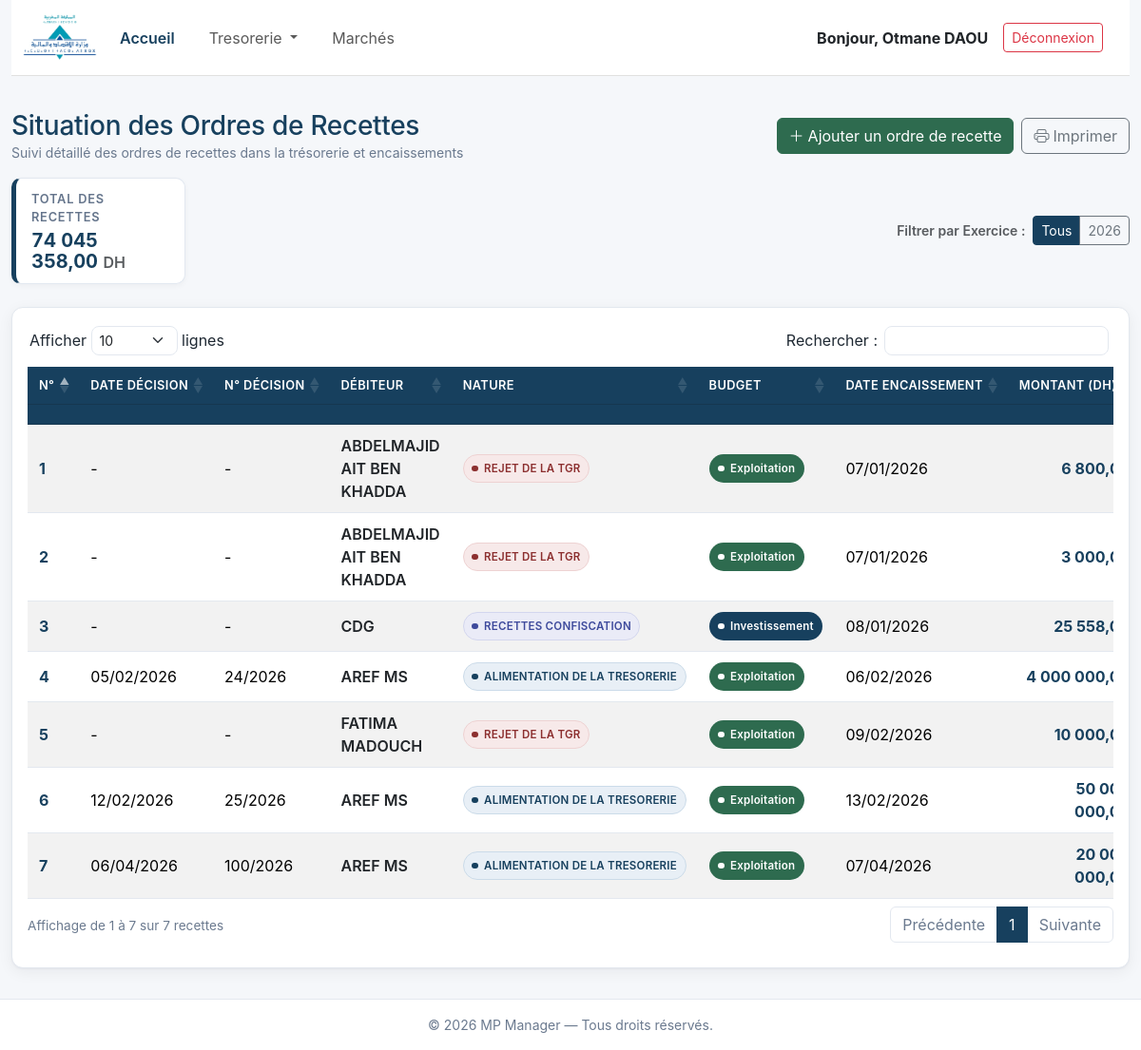
Page /TR/tresorerie/situation-recettes/ (signed in) on the committed database.
### tresorerie/models.py (models this page shows, shortened)
class OrdreRecette(HorodatageMixin):
    class Nature(models.TextChoices):
        ALIMENTATION = "ALIMENTATION DE LA TRESORERIE", "Alimentation de la trésorerie"
        CONFISCATION = "RECETTES CONFISCATION", "Recettes confiscation"
        PENALITES = "PENALITES DE RETARD", "Pénalités de retard"
        REJET_TGR = "REJET DE LA TGR", "Rejet de la TGR"
    class TypeBudget(models.TextChoices):
        EXPLOITATION = "EXPLOITATION", "Exploitation"
        INVESTISSEMENT = "INVESTISSEMENT", "Investissement"
    class Etat(models.TextChoices):
        NON_ETABLI = "NON ETABLI", "Non établi"
        ETABLI = "ETABLI", "Établi"
    exercice = models.PositiveSmallIntegerField(
        verbose_name="Exercice budgétaire",
        help_text="Année de l'exercice (ex: 2026)",
    )
    num_ordre = models.PositiveIntegerField(
        verbose_name="N° d'ordre de recette",
    )
    date_decision = models.DateField(
        null=True,
        blank=True,
        verbose_name="Date de décision",
    )
    num_decision = models.CharField(
        max_length=100,
        blank=True,
        verbose_name="N° de décision",
    )
    debiteur = models.CharField(
        max_length=255,
        verbose_name="Débiteur",
    )
    nature = models.CharField(
        max_length=50,
        choices=Nature.choices,
        verbose_name="Nature",
    )
    budget = models.CharField(
        max_length=20,
        choices=TypeBudget.choices,
        verbose_name="Budget",
    )
    date_encaissement = models.DateField(
        null=True,
        blank=True,
        verbose_name="Date d'encaissement",
    )
    montant = models.DecimalField(
        max_digits=14,
        decimal_places=2,
        verbose_name="Montant (DH)",
    )
    etat = models.CharField(
        max_length=20,
        choices=Etat.choices,
        default=Etat.NON_ETABLI,
        verbose_name="État",
    )
    observation = models.TextField(
        blank=True,
        verbose_name="Observation / Notes",
    )
    class Meta:
        verbose_name = "Ordre de Recette"
        verbose_name_plural = "Ordres de Recette"
        ordering = ["-exercice", "num_ordre"]
        indexes = [
            models.Index(fields=["exercice", "num_ordre"]),
        ]

### tresorerie/views.py (the view, shortened to what this page needs)
class SituationRecettesView(TemplateView):
    template_name = "tr_tableau/situation_recettes.html"
    def get_context_data(self, **kwargs):
        context = super().get_context_data(**kwargs)
        exercice_param = self.request.GET.get("exercice")
        recettes_qs = OrdreRecette.objects.all()
        exercices_disponibles = set(
            list(OrdreRecette.objects.values_list("exercice", flat=True).distinct())
        )
        exercice_actuel = None
        if exercice_param:
            try:
                exercice_actuel = int(exercice_param)
                recettes_qs = recettes_qs.filter(exercice=exercice_actuel)
            except ValueError:
                pass
        total_recettes = (
            recettes_qs.aggregate(
                total=Coalesce(Sum("montant"), Decimal("0.00"))
            )["total"]
        )
        context.update({
            "recettes_list": recettes_qs,
            "total_recettes": total_recettes,
            "exercices_disponibles": exercices_disponibles,
            "exercice_actuel": exercice_actuel,
            "recette_form": OrdreRecetteForm(),
        })
        return context

### tresorerie/templatetags/ui_extras.py (called while the page is built)
@register.filter
def budget_badge(value):
    return _BUDGET_BADGES.get(value or "", _DEFAULT_BADGE)

@register.filter
def nature_badge(value):
    return _NATURE_BADGES.get(value or "", _DEFAULT_BADGE)

@register.filter
def etat_recette_badge(value):
    return _ETAT_RECETTE_BADGES.get(value or "", _DEFAULT_BADGE)

@register.filter
def format_montant(value):
    if value is None or value == "":
        return "-"
    try:
        val = float(value)
        if val == 0:
            return "0,00"
        return f"{val:,.2f}".replace(",", " ").replace(".", ",")
    except (ValueError, TypeError):
        return value

### templates/tr_tableau/situation_recettes.html (shortened to what this page needs)
{% extends "base.html" %}
{% load static %}
{% load ui_extras %}
{% load l10n %}
{% block extra_css %}
<link rel="stylesheet" type="text/css" href="https://cdn.datatables.net/1.13.6/css/dataTables.bootstrap5.min.css">
{% endblock %}
{% block content %}
    <div class="d-flex justify-content-between align-items-center flex-wrap gap-2 mb-3">
        <div>
            <h1 class="h3 mb-0 text-mp-blue">Situation des Ordres de Recettes</h1>
            <p class="text-muted-soft small mb-0">Suivi détaillé des ordres de recettes dans la trésorerie et encaissements</p>
        </div>
        <div class="d-flex align-items-center gap-2 flex-wrap">
            <button type="button" class="btn btn-matte-success" onclick="openAddRecetteModal()">
                <i class="bi bi-plus-lg me-1"></i>Ajouter un ordre de recette
            </button>
            <button type="button" class="btn btn-outline-secondary" onclick="window.print()">
                <i class="bi bi-printer me-1"></i>Imprimer
            </button>
        </div>
    </div>
    <div class="row g-3 align-items-center mb-4">
        <div class="col-md-3 col-lg-2">
            <div class="recette-kpi-card d-flex align-items-center justify-content-between">
                <div>
                    <div class="recette-kpi-label mb-1">
                        Total des recettes {% if exercice_actuel %}(Exercice {{ exercice_actuel }}){% endif %}
                    </div>
                    <div class="recette-kpi-amount">
                        {{ total_recettes|format_montant }} <span class="fs-6 fw-semibold text-muted">DH</span>
                    </div>
                </div>
            </div>
        </div>
        <div class="col-md-9 col-lg-10 d-flex justify-content-md-end align-items-center gap-2 flex-wrap">
            <span class="small fw-semibold text-muted">Filtrer par Exercice :</span>
            <div class="btn-group btn-group-sm" role="group" aria-label="Filtre exercice">
                <a href="{% url 'situation_recettes' %}" class="btn {% if not exercice_actuel %}btn-matte-primary{% else %}btn-outline-secondary{% endif %}">
                    Tous
                </a>
                {% for ex in exercices_disponibles %}
                <a href="?exercice={{ ex }}" class="btn {% if exercice_actuel == ex %}btn-matte-primary{% else %}btn-outline-secondary{% endif %}">
                    {{ ex }}
                </a>
                {% endfor %}
            </div>
        </div>
    </div>
    <div class="table-card">
        <div class="table-responsive">
            <table id="recettesTable" class="table table-striped table-hover align-middle">
                <thead>
                    <tr>
                        <th style="width: 60px;">N°</th>
                        <th>Date Décision</th>
                        <th>N° Décision</th>
                        <th>Débiteur</th>
                        <th>Nature</th>
                        <th>Budget</th>
                        <th>Date Encaissement</th>
                        <th class="text-end">Montant (DH)</th>
                    </tr>
                    <tr class="filters">
                        <th data-placeholder="N°"></th>
                        <th data-placeholder="Date"></th>
                        <th data-placeholder="N° Décision"></th>
                        <th data-placeholder="Débiteur"></th>
                        <th data-placeholder="Nature"></th>
                        <th data-placeholder="Budget"></th>
                        <th data-placeholder="Encaissement"></th>
                        <th data-placeholder="Montant"></th>
                    </tr>
                </thead>
                <tbody>
                    {% for recette in recettes_list %}
                    <tr>
                        <td class="fw-bold text-mp-blue">{{ recette.num_ordre }}</td>
                        <td>{{ recette.date_decision|date:"d/m/Y"|default:"-" }}</td>
                        <td>{{ recette.num_decision|default:"-" }}</td>
                        <td class="fw-semibold text-dark">{{ recette.debiteur }}</td>
                        <td>
                            <span class="badge-matte {{ recette.nature|nature_badge }}" title="{{ recette.nature }}">
                                {{ recette.nature }}
                            </span>
                        </td>
                        <td>
                            <span class="badge-matte {{ recette.budget|budget_badge }}" title="{{ recette.get_budget_display }}">
                                {{ recette.get_budget_display }}
                            </span>
                        </td>
                        <td>{{ recette.date_encaissement|date:"d/m/Y"|default:"-" }}</td>
                        <td class="text-end fw-bold text-mp-blue">
                            {{ recette.montant|format_montant }}
                        </td>
                    </tr>
                    {% empty %}
                    <tr>
                        <td colspan="10" class="text-center text-muted-soft py-4">
                            <i class="bi bi-inbox me-1"></i>Aucun ordre de recette enregistré pour le moment.
                        </td>
                    </tr>
                    {% endfor %}
                </tbody>
            </table>
        </div>
    </div>
{% endblock %}

### templates/base.html (shortened to what this page needs)
{% load django_bootstrap5 %}
{% load static %}
<!DOCTYPE html>
<html lang="fr">
<head>
    {% bootstrap_css %}
    <link rel="stylesheet" href="https://cdn.jsdelivr.net/npm/bootstrap-icons@1.13.1/font/bootstrap-icons.min.css">
    <link rel="stylesheet" href="{% static 'CSS/style.css' %}">
    {% block extra_css %}{% endblock %}
</head>
<body class="d-flex flex-column min-vh-100">
    {% include 'parts/navbar.html' %}
    <main class="flex-grow-1 container-fluid py-3">
        {% block content %}
        {% endblock %}
    </main>
    {% include 'parts/footer.html' %}
</body>
</html>

### templates/parts/navbar.html (shortened to what this page needs)
{% load static %}
<div class="container-fluid">
<nav class="navbar navbar-expand-lg navbar-light" style="margin-bottom: 20px; height: 80px; background-color: #ffffff; border-bottom: 1px solid #e0e0e0; padding: 0;">
  <div class="container-fluid">
    <a class="navbar-brand me-3" href="{% url 'index' %}">
      <img src="{% static 'IMAGE/fin_logo.png' %}" alt="Logo" height="78px" style="width: auto;">
    </a>
    <div class="collapse navbar-collapse" id="navbarNavDropdown">
      <ul class="navbar-nav me-auto">
        {% if user.is_authenticated %}
          <li class="nav-item">
            <a class="nav-link active" aria-current="page" href="{% url 'index' %}">Accueil</a>
          </li>
          <li class="nav-item dropdown">
            <a class="nav-link dropdown-toggle" href="" id="navbarDropdownMenuLink" role="button" data-bs-toggle="dropdown" aria-expanded="false">
              Tresorerie
            </a>
          </li>
          <li class="nav-item">
            <a class="nav-link" href="{% url 'tableau_marche' %}">Marchés</a>
          </li>
        {% endif %}
      </ul>
      {% if user.is_authenticated %}
      <div class="d-flex align-items-center ms-auto gap-3 pe-3">
          <span class="navbar-text text-dark fw-bold mb-0">
              Bonjour, {{ user.first_name|title }} {{ user.last_name|upper }}
          </span>
          <form method="post" action="{% url 'logout' %}" class="m-0">
              <button type="submit" class="btn btn-outline-danger btn-sm">
                  Déconnexion
              </button>
          </form>
      </div>
      {% endif %}
    </div>
  </div>
</nav>
</div>

### templates/parts/footer.html
<footer class="app-footer mt-auto py-3 text-center">
    <div class="container-fluid">
        <p class="mb-0 small">&copy; 2026 MP Manager &mdash; Tous droits réservés.</p>
    </div>
</footer>

### MP_Manager/static/CSS/style.css (style rules this page uses)
:root { --mp-blue: #17405E; --mp-blue-600: #1E5A82; --mp-blue-dark: #123449; --mp-green: #2E6B4F; --mp-green-600: #3B7D5C; --mp-green-dark: #24543E; --mp-teal: #2A6F73; --mp-slate: #4A5568; --mp-bg: #F5F7FA; --mp-border: #E3E8EF; --mp-text: #1F2933; --mp-muted: #6B7A8F; }
body { font-family: "Inter", system-ui, -apple-system, "Segoe UI", Roboto, Arial, sans-serif; background-color: var(--mp-bg); color: var(--mp-text); }
h1, h2, h3, h4, h5 { letter-spacing: -0.01em; }
.text-mp-blue { color: var(--mp-blue) !important; }
.text-muted-soft { color: var(--mp-muted) !important; }
.navbar .nav-link.active { color: var(--mp-blue); font-weight: 600; }
nav { background-color: #333; color: #fff; padding: 10px; }
nav ul { list-style-type: none; margin: 0; padding: 0; display: flex; }
nav ul li { margin-right: 20px; }
nav ul li a { color: #fff; text-decoration: none; }
.app-footer { flex-shrink: 0; background-color: #ffffff; border-top: 1px solid var(--mp-border); color: var(--mp-muted); }
.table-card { background-color: #ffffff; border: 1px solid var(--mp-border); border-radius: 0.75rem; box-shadow: 0 1px 2px rgba(16, 24, 40, 0.04), 0 4px 16px rgba(16, 24, 40, 0.06); padding: 1rem; margin-bottom: 1rem; overflow: hidden; }
.table { width: 100%; border-collapse: collapse; margin-bottom: 0.75rem; background-color: #ffffff; }
.table th, .table td { padding: 10px 12px; text-align: left; border-color: var(--mp-border); }
.table thead th { background-color: var(--mp-blue); color: #ffffff; font-weight: 600; font-size: 0.8rem; text-transform: uppercase; letter-spacing: 0.03em; border-color: #16374f; white-space: nowrap; }
.table tbody tr:nth-child(even) { background-color: #f8f9fa; }
.btn-matte-primary { background-color: var(--mp-blue); border-color: var(--mp-blue); color: #ffffff; }
.btn-matte-success { background-color: var(--mp-green); border-color: var(--mp-green); color: #ffffff; }
.badge-matte { display: inline-flex; align-items: center; font-weight: 600; font-size: 0.72rem; letter-spacing: 0.02em; padding: 0.45em 0.75em; border-radius: 50rem; border: 1px solid transparent; white-space: nowrap; }
.badge-matte::before { content: ""; flex: 0 0 auto; width: 0.4rem; height: 0.4rem; margin-right: 0.4rem; border-radius: 50%; background-color: currentColor; }
.badge-matte-blue { background-color: #E8EFF6; color: #17405E; border-color: #CBDBE9; }
.badge-matte-indigo { background-color: #EAEBF7; color: #3E4A9C; border-color: #D3D6EE; }
.badge-matte-red { background-color: #F7E9E9; color: #8C2F2F; border-color: #EED2D2; }
.badge-matte-green-solid { background-color: var(--mp-green); color: #ffffff; }
.badge-matte-blue-solid { background-color: var(--mp-blue); color: #ffffff; }

### templates/tr_tableau/situation_recettes.html (style rules this page uses)
.recette-kpi-card { background: #ffffff; border: 1px solid #e2e8f0; border-left: 5px solid var(--mp-blue); border-radius: 10px; box-shadow: 0 2px 6px rgba(0, 0, 0, 0.04); padding: 12px 16px; transition: transform 0.15s ease, box-shadow 0.15s ease; }
.recette-kpi-amount { font-size: 1.25rem; font-weight: 700; color: var(--mp-blue); line-height: 1.1; font-variant-numeric: tabular-nums; }
.recette-kpi-label { font-size: 0.8rem; font-weight: 600; text-transform: uppercase; letter-spacing: 0.06em; color: #64748b; }

### rows in the picture
OrdreRecette: num_ordre "1", date_decision "-", num_decision "-", debiteur "ABDELMAJID AIT BEN KHADDA", nature "REJET DE LA TGR", budget "Exploitation", date_encaissement "07/01/2026", montant "6…"
OrdreRecette: num_ordre "2", date_decision "-", num_decision "-", debiteur "ABDELMAJID AIT BEN KHADDA", nature "REJET DE LA TGR", budget "Exploitation", date_encaissement "07/01/2026", montant "3…"
OrdreRecette: num_ordre "3", date_decision "-", num_decision "-", debiteur "CDG", nature "RECETTES CONFISCATION", budget "Investissement", date_encaissement "08/01/2026", montant "25…"
OrdreRecette: num_ordre "4", date_decision "05/02/2026", num_decision "24/2026", debiteur "AREF MS", nature "ALIMENTATION DE LA TRESORERIE", budget "Exploitation", date_encaissement "06/02/2026", montant "4 000…"
OrdreRecette: num_ordre "5", date_decision "-", num_decision "-", debiteur "FATIMA MADOUCH", nature "REJET DE LA TGR", budget "Exploitation", date_encaissement "09/02/2026", montant "10…"
OrdreRecette: num_ordre "6", date_decision "12/02/2026", num_decision "25/2026", debiteur "AREF MS", nature "ALIMENTATION DE LA TRESORERIE", budget "Exploitation", date_encaissement "13/02/2026", montant "50…"
OrdreRecette: num_ordre "7", date_decision "06/04/2026", num_decision "100/2026", debiteur "AREF MS", nature "ALIMENTATION DE LA TRESORERIE", budget "Exploitation", date_encaissement "07/04/2026", montant "20…"

### other values in the picture
{{ user.first_name|title }} "Otmane"
{{ user.last_name|upper }} "DAOU"
{{ total_recettes|format_montant }} "74 045 358,00"
{{ ex }} "2026"
